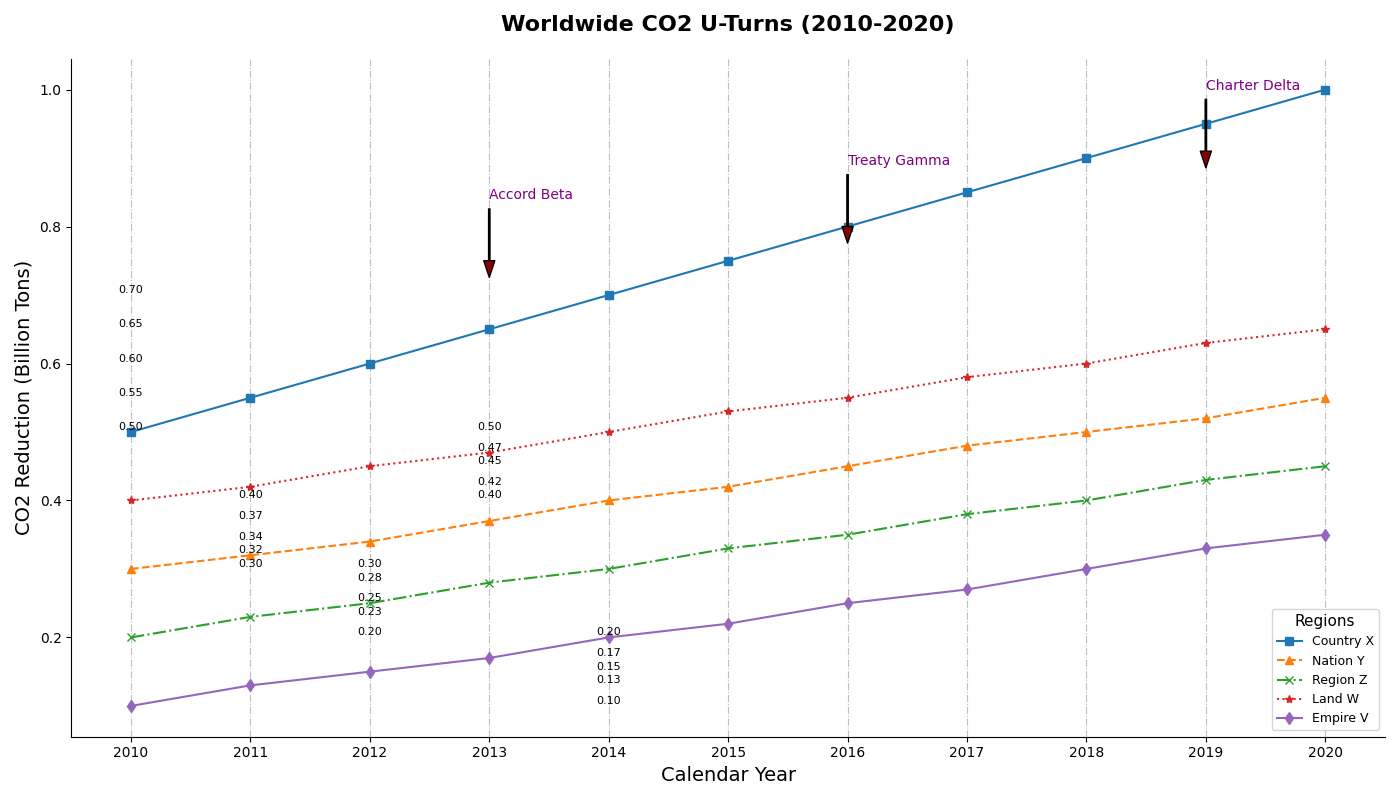

Source code (Python):
import matplotlib.pyplot as plt
import numpy as np

countries = ['Country X', 'Nation Y', 'Region Z', 'Land W', 'Empire V']
years = np.array([2010, 2011, 2012, 2013, 2014, 2015, 2016, 2017, 2018, 2019, 2020])

co2_reductions = np.array([
    [0.5, 0.55, 0.6, 0.65, 0.7, 0.75, 0.8, 0.85, 0.9, 0.95, 1.0],
    [0.3, 0.32, 0.34, 0.37, 0.4, 0.42, 0.45, 0.48, 0.5, 0.52, 0.55],
    [0.2, 0.23, 0.25, 0.28, 0.3, 0.33, 0.35, 0.38, 0.4, 0.43, 0.45],
    [0.4, 0.42, 0.45, 0.47, 0.5, 0.53, 0.55, 0.58, 0.6, 0.63, 0.65],
    [0.1, 0.13, 0.15, 0.17, 0.2, 0.22, 0.25, 0.27, 0.3, 0.33, 0.35]
])

plt.figure(figsize=(14, 8))

marker_styles = ['s', '^', 'x', '*', 'd']
line_styles = ['-', '--', '-.', ':', '-']
for i, country in enumerate(countries):
    plt.plot(years, co2_reductions[i], marker=marker_styles[i], linestyle=line_styles[i], label=country)

milestones = {
    2013: ("Accord Beta", 0.72),
    2016: ("Treaty Gamma", 0.77),
    2019: ("Charter Delta", 0.88)
}

for year, (text, level) in milestones.items():
    plt.annotate(text,
                 xy=(year, level),
                 xytext=(year, level + 0.12),
                 arrowprops=dict(facecolor='darkred', shrink=0.05, width=1, headwidth=8),
                 fontsize=10, color='purple')

for (x, country_data) in zip(years, co2_reductions):
    for (country, y) in zip(countries, country_data):
        plt.text(x, y, f'{y:.2f}', ha='center', va='bottom', fontsize=8)

plt.title('Worldwide CO2 U-Turns (2010-2020)', fontsize=16, fontweight='bold', pad=20)
plt.xlabel('Calendar Year', fontsize=14)
plt.ylabel('CO2 Reduction (Billion Tons)', fontsize=14)
plt.xticks(years)

plt.grid(axis='x', linestyle='-.', color='gray', alpha=0.5)
plt.gca().spines['top'].set_visible(False)
plt.gca().spines['right'].set_visible(False)

plt.legend(title='Regions', loc='lower right', fontsize=9, title_fontsize='11')

plt.tight_layout()
plt.show()
